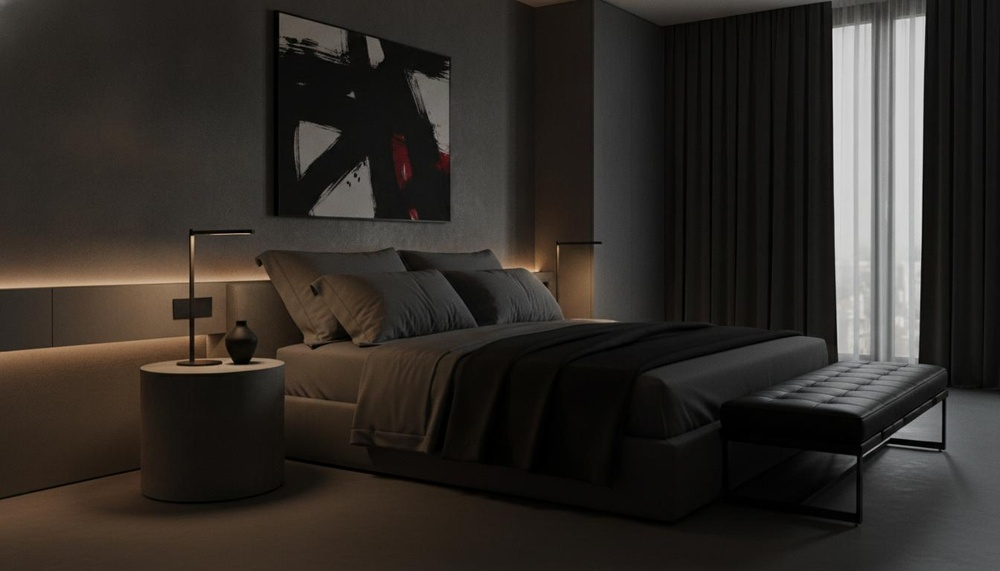
#> input picture room_bg_01_dark_bedroom.jpg, 1000 x 571 px, shrunk from 1344 x 768 before the run
$ python -i matte_utils.py   (imports and definitions only)
#> lines starting #> are read from the running program, lines starting #| are printed output that depends on the picture; after the words box and inside, x2 and y2 are one past the last pixel; in counts of white or black regions, pixels touching at a corner belong together
"""抠图工具 — 黑底阈值法 + 可选 rembg AI 抠图"""

from __future__ import annotations

from pathlib import Path

import numpy as np
from PIL import Image, ImageFilter

try:
    from rembg import remove as rembg_remove

    HAS_REMBG = True
except ImportError:
    HAS_REMBG = False


def remove_black_bg(img: Image.Image | str | Path, threshold: int = 35) -> Image.Image:
    if not isinstance(img, Image.Image):
        img = Image.open(img).convert("RGBA")
    else:
        img = img.convert("RGBA")
    arr = np.array(img)
    mask = (
        (arr[:, :, 0] < threshold)
        & (arr[:, :, 1] < threshold)
        & (arr[:, :, 2] < threshold)
    )
    arr[mask] = [0, 0, 0, 0]
    return Image.fromarray(arr)


def remove_with_rembg(img: Image.Image | str | Path) -> Image.Image:
    if not HAS_REMBG:
        raise SystemExit(
            "rembg 未安装。运行: pip install rembg\n"
            "或使用: python batch_matte.py --method black"
        )
    if not isinstance(img, Image.Image):
        img = Image.open(img)
    out = rembg_remove(img)
    return out.convert("RGBA")


def matte_image(
    src: Image.Image | str | Path,
    method: str = "auto",
    threshold: int = 35,
    edge_smooth: int = 1,
) -> Image.Image:
    """method: auto | black | rembg"""
#> called with src = 'room_bg_01_dark_bedroom.jpg', method = 'auto', threshold = 35, edge_smooth = 1
    if method == "black":
        result = remove_black_bg(src, threshold)
    elif method == "rembg":
        result = remove_with_rembg(src)
    else:
        # auto: 黑底图用阈值法（快），其他用 rembg
        if not isinstance(src, Image.Image):
            pil = Image.open(src).convert("RGB")
#> pil is the input picture: PIL image 1000x571 RGB; mean R, G, B 49, 44.3, 39.5
        else:
            pil = src.convert("RGB")
        arr = np.array(pil)
        dark_ratio = np.mean((arr < 30).all(axis=2))
#> dark_ratio = 0.403
        if dark_ratio > 0.25:
            result = remove_black_bg(pil, threshold)
#> in remove_black_bg, `mask = ( (arr[:, :, 0] < threshold) & (arr[:, :, 1] < threshold) & (ar..`:
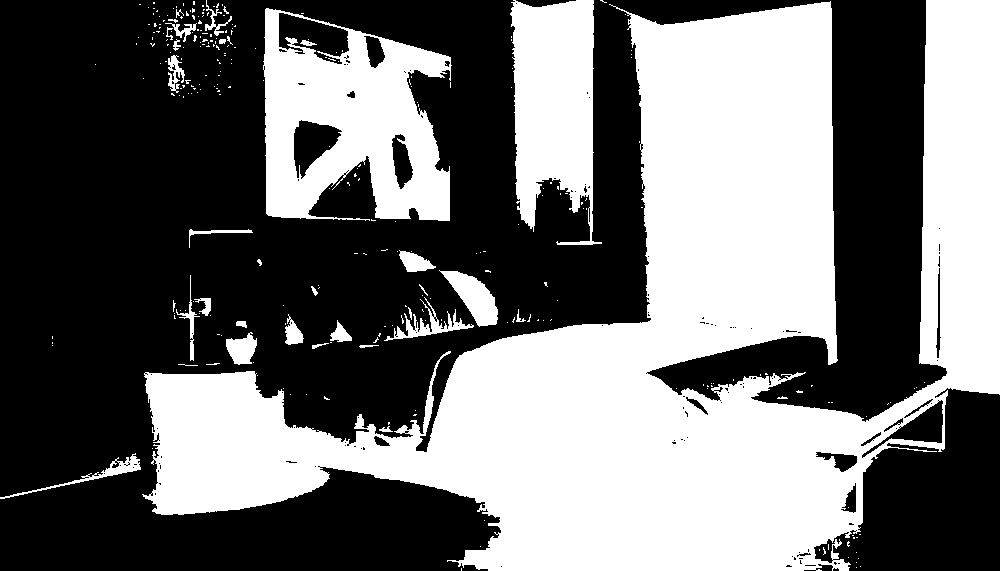
#> mask: shape (571, 1000) bool; 44% white; 279 white regions (246 under 20 px), largest, box (x1, y1, x2, y2) and area: (142, 0, 1000, 571) 203255, (263, 8, 452, 221) 24940, (510, 0, 602, 245) 15658
#> in remove_black_bg, `arr[mask] = [0, 0, 0, 0]`:
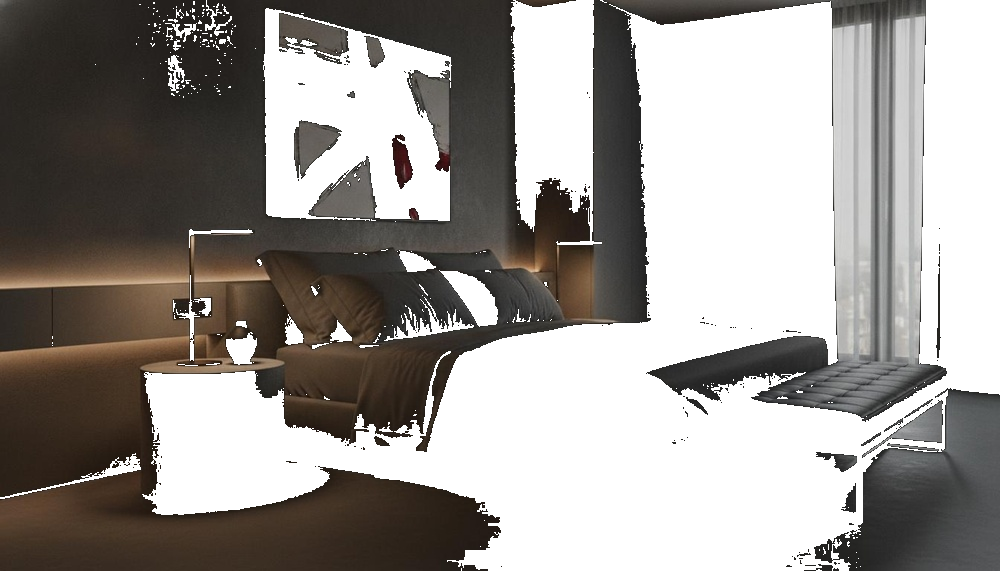
#> arr: shape (571, 1000, 4); mean R, G, B, A 41.2, 37.2, 33.4, 142.7; transparent parts drawn white
        elif HAS_REMBG:
            result = remove_with_rembg(pil)
        else:
            result = remove_black_bg(pil, threshold)

    if edge_smooth > 0:
        r, g, b, a = result.split()
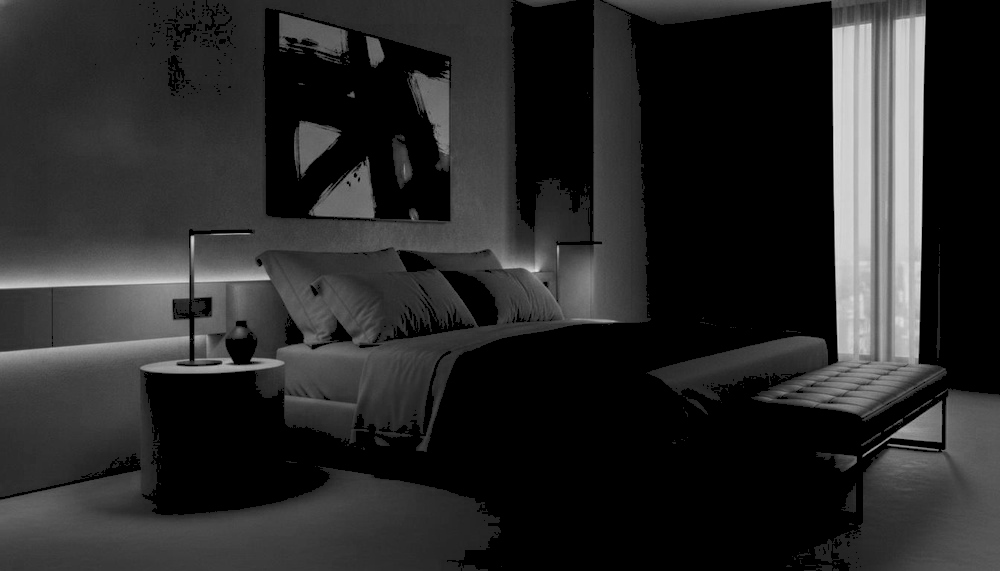
#> r: PIL image 1000x571 L; min 0, max 223, mean 41.2
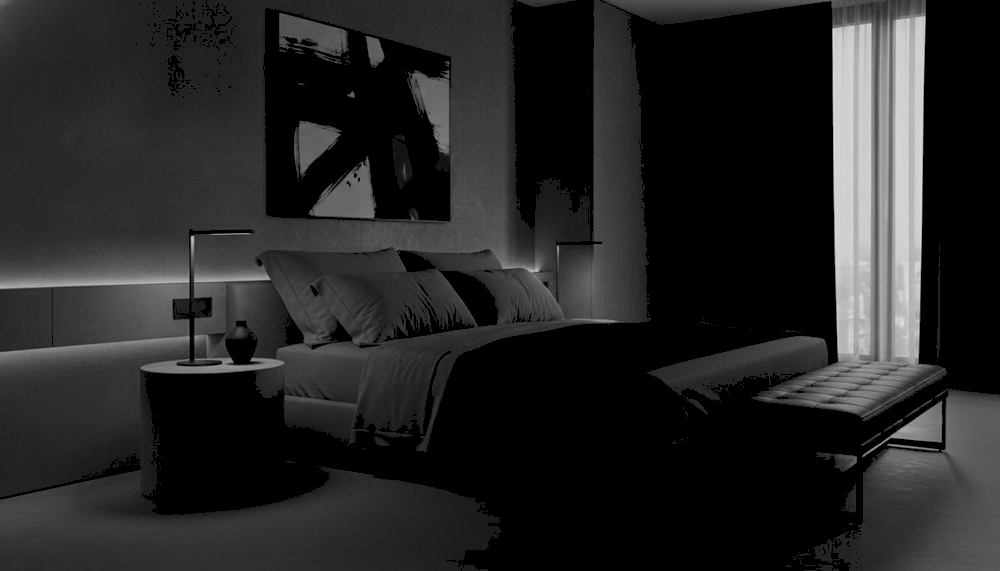
#> g: PIL image 1000x571 L; min 0, max 223, mean 37.2
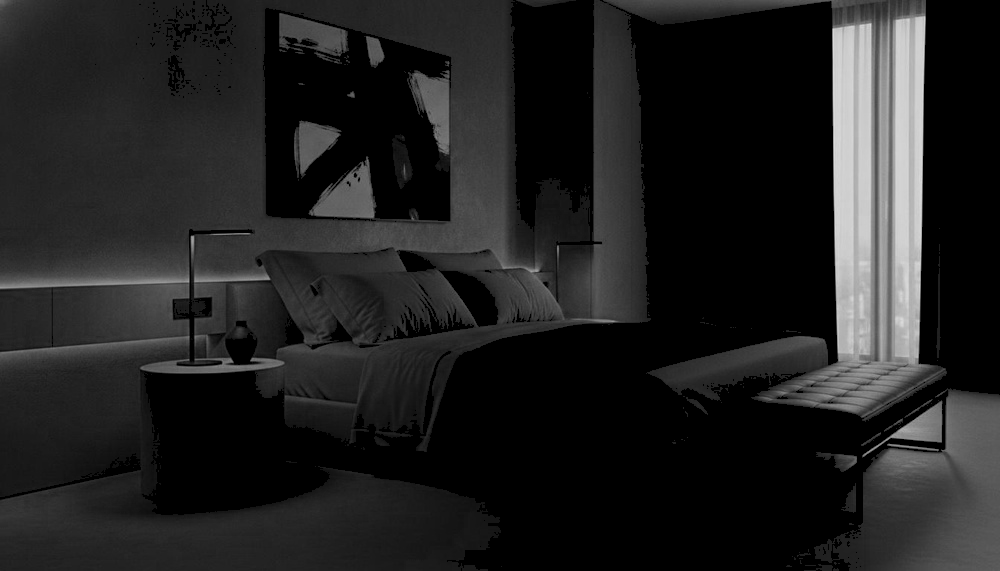
#> b: PIL image 1000x571 L; min 0, max 220, mean 33.4
        a = a.filter(ImageFilter.GaussianBlur(edge_smooth))
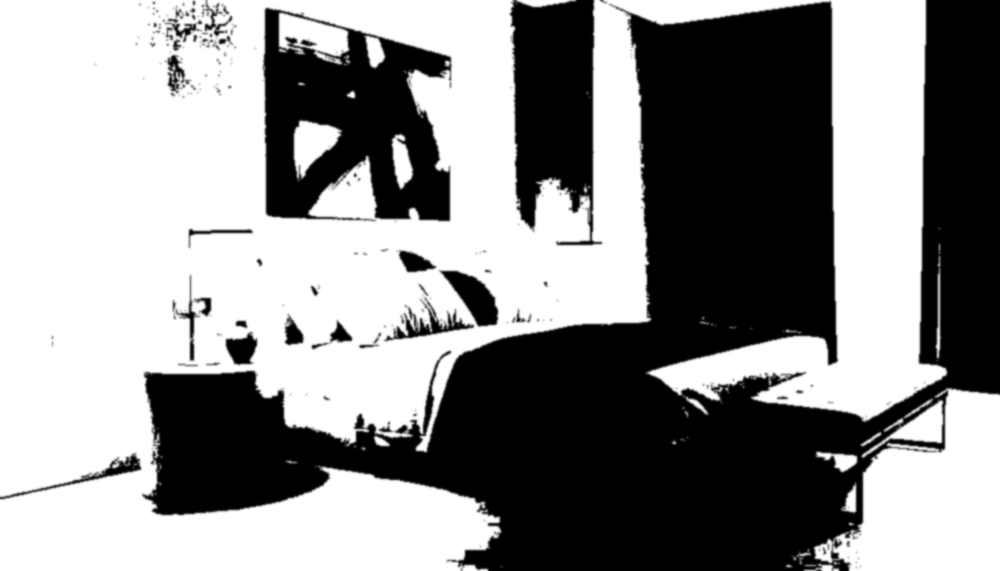
#> a: PIL image 1000x571 L; min 0, max 255, mean 142.7
        result = Image.merge("RGBA", (r, g, b, a))
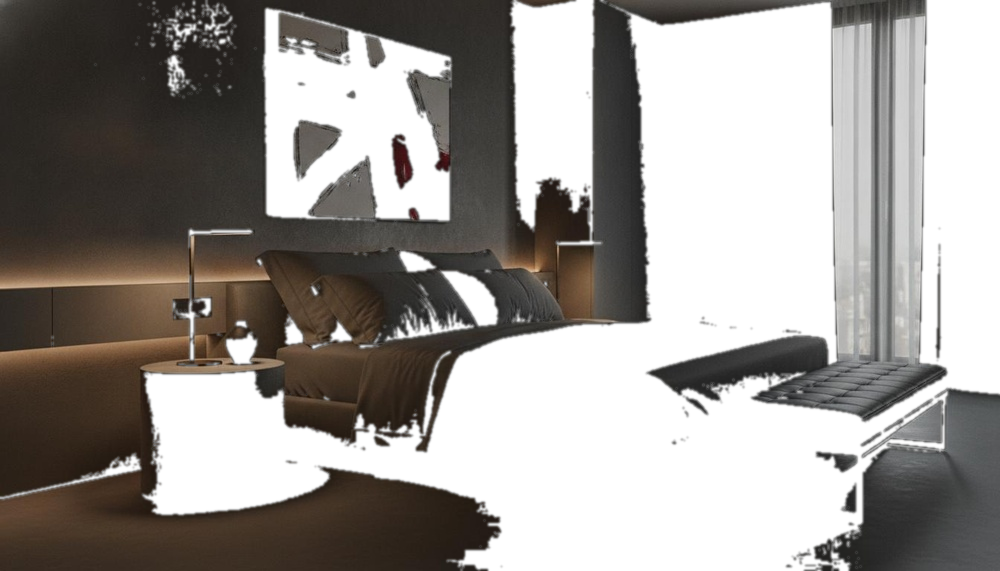
#> result: PIL image 1000x571 RGBA; mean R, G, B, A 41.2, 37.2, 33.4, 142.7; transparent parts drawn white
    return result

>>> result = matte_image('room_bg_01_dark_bedroom.jpg')
